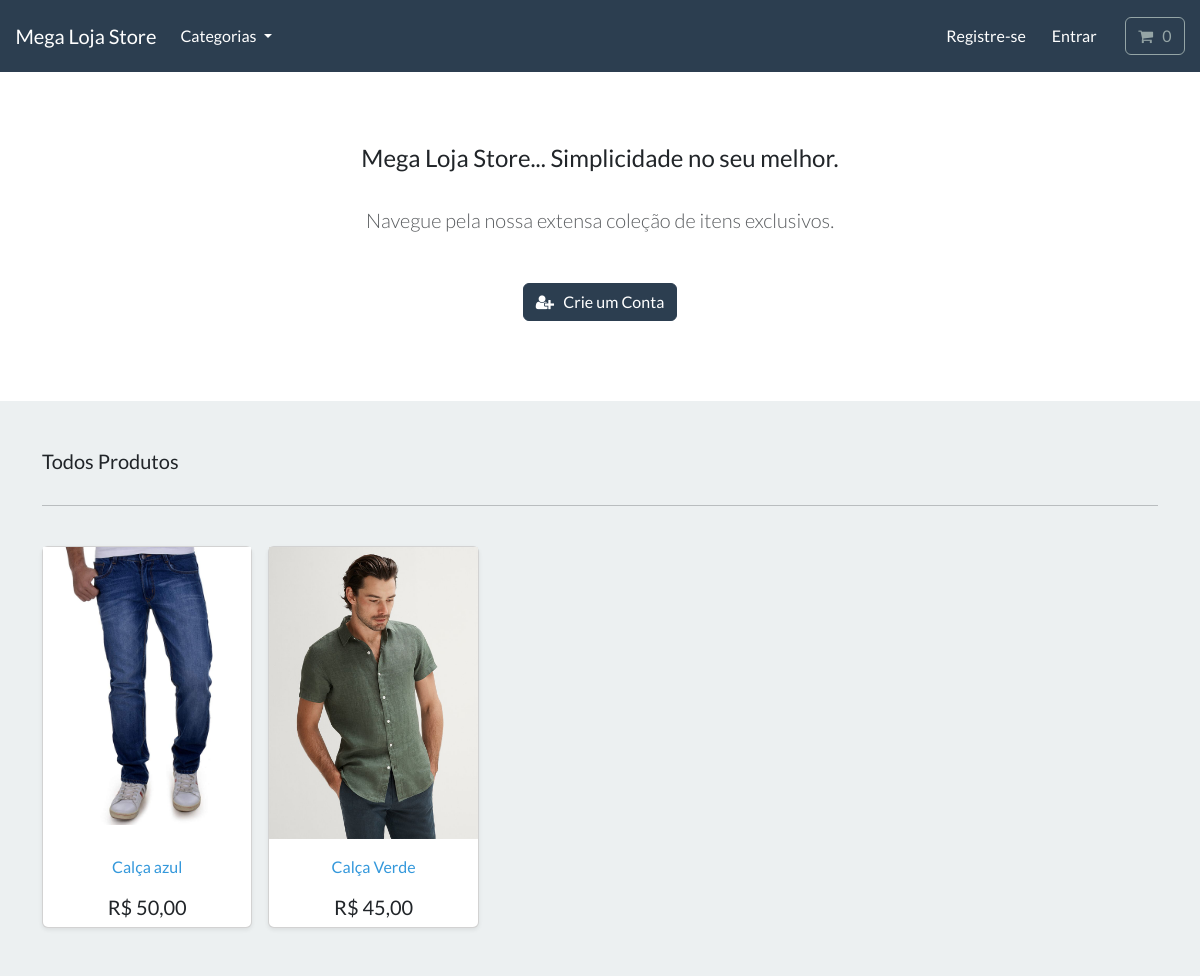
The app's page /, older data.
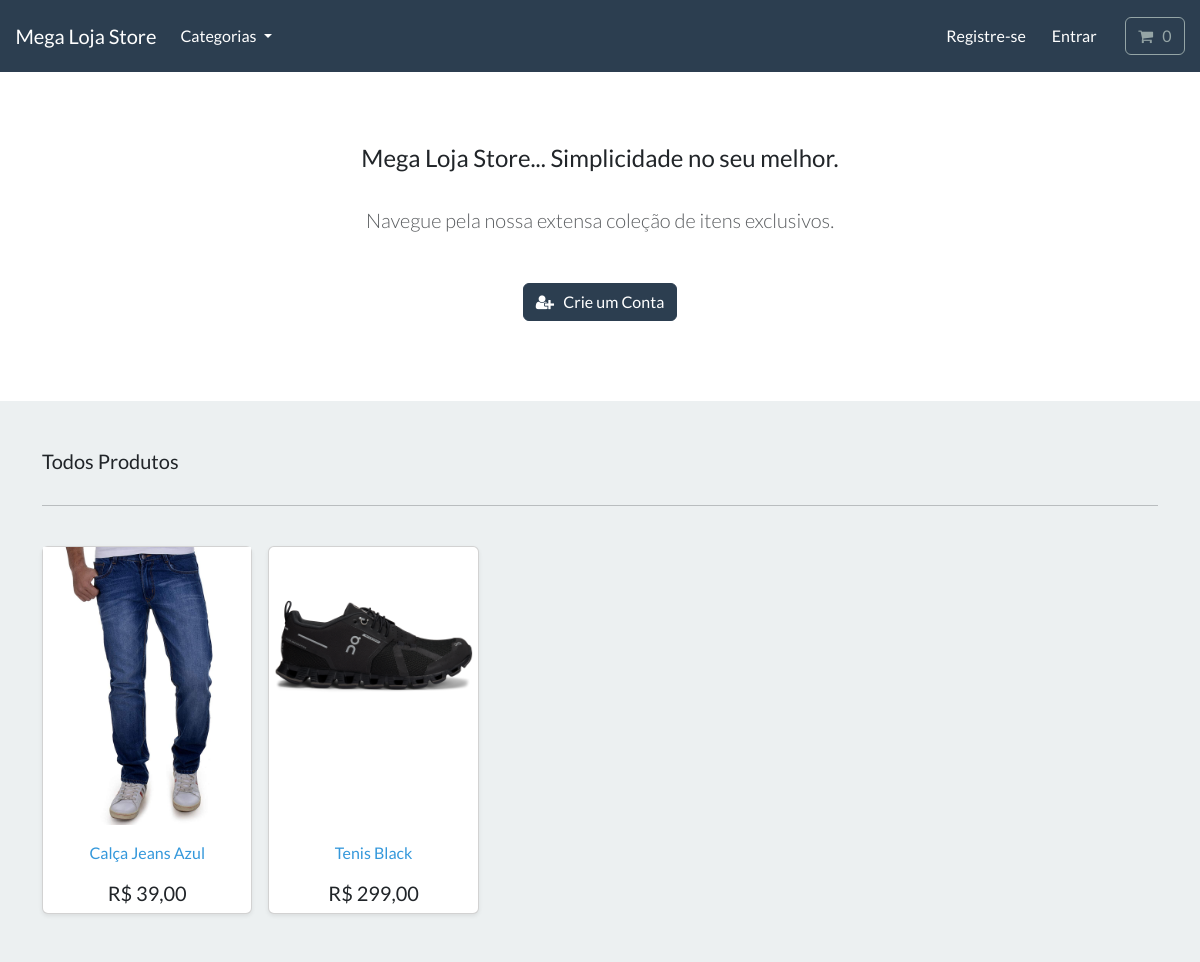
The same page, newer data.
### store/models.py (models this page shows, shortened)
class Product(models.Model):
    category = models.ForeignKey(
        Category, related_name='product', on_delete=models.CASCADE, null=True)
    title = models.CharField(max_length=250)
    brand = models.CharField(max_length=250, default='un_branded')
    description = models.TextField(blank=True)
    slug = models.SlugField(max_length=255)
    price = models.DecimalField(max_digits=6, decimal_places=2)
    image = models.ImageField(upload_to='images/')
    class Meta:
        verbose_name_plural = 'products'
    def get_absolute_url(self):
        return reverse('product-info', args=[self.slug])
    def price_(self):
        return f'{self.price}'.replace('.', ',')

### store/views.py (the view)
# urls.py: path('', include('store.urls')),
def store(request):
    all_products = Product.objects.all()
    context = {'my_products': all_products}
    return render(request, 'store/store.html', context)

### cart/cart.py (called while the page is built)
    def __len__(self):
        return sum(item['qty'] for item in self.cart.values())

### cart/context_processors.py (called while the page is built)
def cart(request):
    return {'cart': Cart(request)}

### store/models.py (called while the page is built)
    def get_absolute_url(self):
        return reverse('list-category', args=[self.slug])

### store/views.py (called while the page is built)
def categories(request):
    all_categories = Category.objects.all()
    return {'all_categories': all_categories}

### store/templates/store/store.html
{% extends "./base.html" %}
{% load static %}
{% block content %}
    <section class="py-4 text-center container">
        <div class="row py-lg-5">
            <div class="col-lg-6 col-md-8 mx-auto">
                <h4> Mega Loja Store... Simplicidade no seu melhor. </h4>
                <br>
                <p class="lead text-muted">
                  Navegue pela nossa extensa coleção de itens exclusivos.
                </p>
                <br>
                <a href="{% url 'register'%}" class="btn btn-primary my-2"> <i class="fa fa-user-plus" aria-hidden="true"></i> &nbsp; Crie um Conta </a>
            </div>
        </div>
    </section>
       <div class="album py-5 bg-light">
        <div class="container">
          <div class="pb-3 h5"> Todos Produtos </div>
          <hr>
          <br>
          <div class="row row-cols-1 row-cols-sm-2 row-cols-md-5 g-3 ">
            {% for product in my_products %}
            <div class="col d-flex">
              <div class="card shadow-sm">
                <a href="{{product.get_absolute_url}}"><img class="img-fluid mx-auto d-block" alt="Responsive image" src="{{product.image.url}}"></a>
                  <div class=" card-body d-flex align-items-end d-flex justify-content-center ">
                    <a class="text-info text-decoration-none " href="{{product.get_absolute_url}}"> {{ product.title | capfirst }} </a>
                </div>
                <h5 class="d-flex justify-content-center"> R$ {{ product.price_ }} </h5>
              </div>
            </div>
            {% endfor %}
          </div>
        </div>
      </div>
{% endblock %}

Row changes from the older to the newer data that the page shows:
changed Product: title "Calça azul" → "Calça Jeans Azul"; price_ "50,00" → "39,00"
changed Product: image: a different picture; title "Calça Verde" → "Tenis Black"; price_ "45,00" → "299,00"
